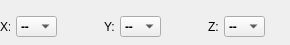
<?xml version="1.0" encoding="UTF-8"?>
<ui version="4.0">
  <class>MDISIGNVECEDIT</class>
  <widget class="QWidget" name="MDISIGNVECEDIT">
    <property name="geometry">
      <rect>
        <x>0</x>
        <y>0</y>
        <width>290</width>
        <height>45</height>
      </rect>
    </property>
    <property name="windowTitle">
      <string>MDISIGNVECEDIT</string>
    </property>
    <widget class="QLabel" name="Label1">
      <property name="geometry">
        <rect>
          <x>0</x>
          <y>20</y>
          <width>10</width>
          <height>13</height>
        </rect>
      </property>
      <property name="windowTitle">
        <string>X:</string>
      </property>
      <property name="text">
        <string>X:</string>
      </property>
    </widget>
    <widget class="QLabel" name="Label2">
      <property name="geometry">
        <rect>
          <x>104</x>
          <y>20</y>
          <width>10</width>
          <height>13</height>
        </rect>
      </property>
      <property name="windowTitle">
        <string>Y:</string>
      </property>
      <property name="text">
        <string>Y:</string>
      </property>
    </widget>
    <widget class="QLabel" name="Label3">
      <property name="geometry">
        <rect>
          <x>208</x>
          <y>20</y>
          <width>10</width>
          <height>13</height>
        </rect>
      </property>
      <property name="windowTitle">
        <string>Z:</string>
      </property>
      <property name="text">
        <string>Z:</string>
      </property>
    </widget>
    <widget class="QComboBox" name="ComboBox1">
      <property name="geometry">
        <rect>
          <x>16</x>
          <y>16</y>
          <width>41</width>
          <height>21</height>
        </rect>
      </property>
      <property name="font">
        <font>
          <family>MS Sans Serif</family>
          <pointsize>9</pointsize>
          <bold>true</bold>
        </font>
      </property>
      <item>
        <property name="text">
          <string>--</string>
        </property>
      </item>
      <item>
        <property name="text">
          <string>0</string>
        </property>
      </item>
      <item>
        <property name="text">
          <string>+</string>
        </property>
      </item>
    </widget>
    <widget class="QComboBox" name="ComboBox2">
      <property name="geometry">
        <rect>
          <x>120</x>
          <y>16</y>
          <width>41</width>
          <height>21</height>
        </rect>
      </property>
      <property name="font">
        <font>
          <family>MS Sans Serif</family>
          <pointsize>9</pointsize>
          <bold>true</bold>
        </font>
      </property>
      <item>
        <property name="text">
          <string>--</string>
        </property>
      </item>
      <item>
        <property name="text">
          <string>0</string>
        </property>
      </item>
      <item>
        <property name="text">
          <string>+</string>
        </property>
      </item>
    </widget>
    <widget class="QComboBox" name="ComboBox3">
      <property name="geometry">
        <rect>
          <x>224</x>
          <y>16</y>
          <width>41</width>
          <height>21</height>
        </rect>
      </property>
      <property name="font">
        <font>
          <family>MS Sans Serif</family>
          <pointsize>9</pointsize>
          <bold>true</bold>
        </font>
      </property>
      <item>
        <property name="text">
          <string>--</string>
        </property>
      </item>
      <item>
        <property name="text">
          <string>0</string>
        </property>
      </item>
      <item>
        <property name="text">
          <string>+</string>
        </property>
      </item>
    </widget>
  </widget>
  <resources/>
  <connections/>
</ui>
